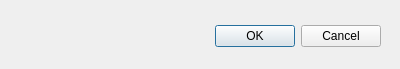
<?xml version="1.0" encoding="UTF-8"?>
<ui version="4.0">
 <class>Dialog</class>
 <widget class="QDialog" name="Dialog">
  <property name="geometry">
   <rect>
    <x>0</x>
    <y>0</y>
    <width>400</width>
    <height>69</height>
   </rect>
  </property>
  <property name="windowTitle">
   <string>Dialog</string>
  </property>
  <widget class="QDialogButtonBox" name="buttonBox">
   <property name="geometry">
    <rect>
     <x>40</x>
     <y>20</y>
     <width>341</width>
     <height>32</height>
    </rect>
   </property>
   <property name="orientation">
    <enum>Qt::Horizontal</enum>
   </property>
   <property name="standardButtons">
    <set>QDialogButtonBox::Cancel|QDialogButtonBox::Ok</set>
   </property>
  </widget>
 </widget>
 <resources/>
 <connections>
  <connection>
   <sender>buttonBox</sender>
   <signal>accepted()</signal>
   <receiver>Dialog</receiver>
   <slot>accept()</slot>
   <hints>
    <hint type="sourcelabel">
     <x>248</x>
     <y>254</y>
    </hint>
    <hint type="destinationlabel">
     <x>157</x>
     <y>274</y>
    </hint>
   </hints>
  </connection>
  <connection>
   <sender>buttonBox</sender>
   <signal>rejected()</signal>
   <receiver>Dialog</receiver>
   <slot>reject()</slot>
   <hints>
    <hint type="sourcelabel">
     <x>316</x>
     <y>260</y>
    </hint>
    <hint type="destinationlabel">
     <x>286</x>
     <y>274</y>
    </hint>
   </hints>
  </connection>
 </connections>
</ui>
